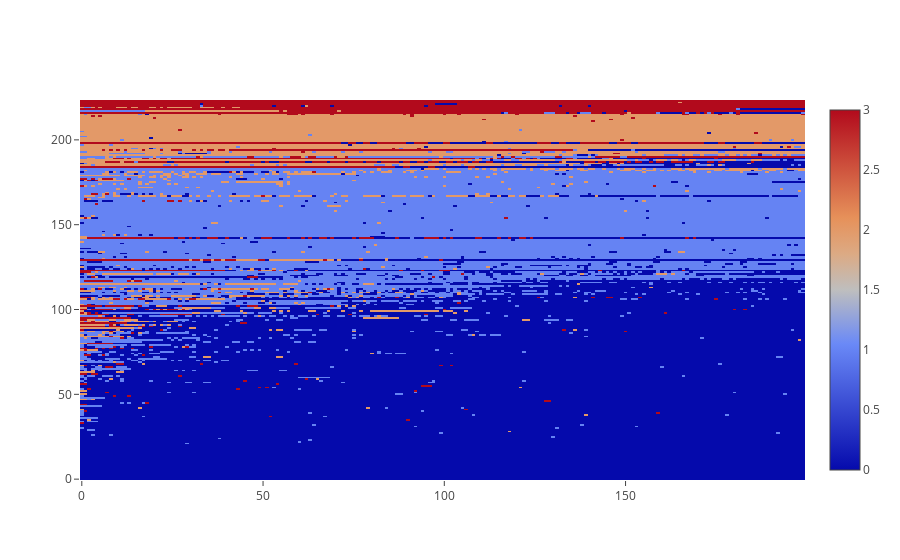

Notebook code cell kept with this figure:
### Code cell
# noexport

#len(get_difficulty_choices_heatmap())
plot_difficulty_choices_heatmap()

### Figure 1 — Plotly figure (JSON) as saved in the notebook; plotly's stock layout.template omitted (floating-point values rounded to 4 significant figures; data arrays with more than 128 entries replaced by an {"elided": "..."} marker saying what was removed)
{"data": [{"type": "heatmap", "uid": "f4652c45-b268-4b4f-b9ac-6d2aea50c1f7", "z": {"elided": "224x200 int values"}}], "layout": {}}
